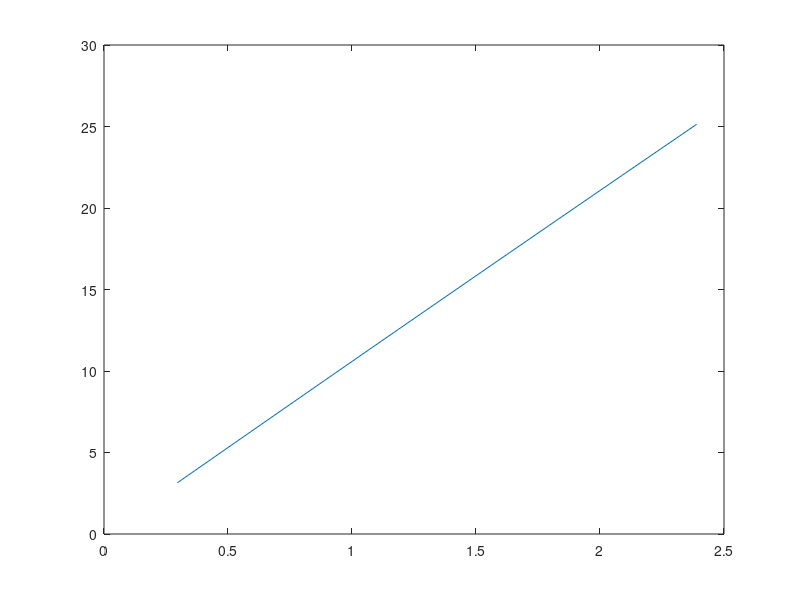

This figure's MATLAB source:
clear all;
emptyTurntableD = [0.2958 0.5924 0.8899 1.1881 1.4873 1.7871 2.0879 2.3895];
emptyTurntableA = [0.9005 1.5186 2.0204 2.4557 2.8448 3.1996 3.5280 3.7038];
withDiskD = [0.3178 0.6362 0.9554 1.2752 1.5958 1.9170 2.2390 2.5616];
withDiskA = [0.8957 1.5808 2.1582 2.6666 3.1264 3.5491 3.9428 4.3322];
withHoopD = [0.2450 0.4903 0.7359 0.9818 1.2281 1.4746 1.7216 1.9688];
withHoopA = [1.0035 1.7614 2.3967 2.9547 3.4589 3.9216 4.3521 4.7560];
cabD = [0.4491 0.9003 1.3536 1.8089 2.2666 2.7263 3.1883 3.6524];
cabA = [1.3586 2.0905 2.6595 3.1424 3.5692 3.9562 4.3125 4.6448];
ccdD = [0.4539 0.9099 1.3678 1.8279 2.2899 2.7541 3.2204 3.6888];
ccdA = [1.3748 2.1298 2.7179 3.2171 3.6585 4.0587 4.4273 4.7711];

% page 1

t1d = [24.098 24.094 24.094 24.094];
t1h1 = [20.982 20.918 20.966 20.976];
t1h2 = [23.998 24.000 24.000 24.002];
t1ca = [2.994 2.994 2.994 2.994];
t1cb = [2.994 2.994 2.994 2.994];
t1cp = [5.022 5.020 5.008 5.008];
t1h1 = [3.978 5.534];
t1h2 = [3.982 5.540];
t1h3 = [5.524 6.500];
t1h4 = [5.520 6.520];

k = [1:8];
kp = k * pi;

plot(emptyTurntableD,kp);
